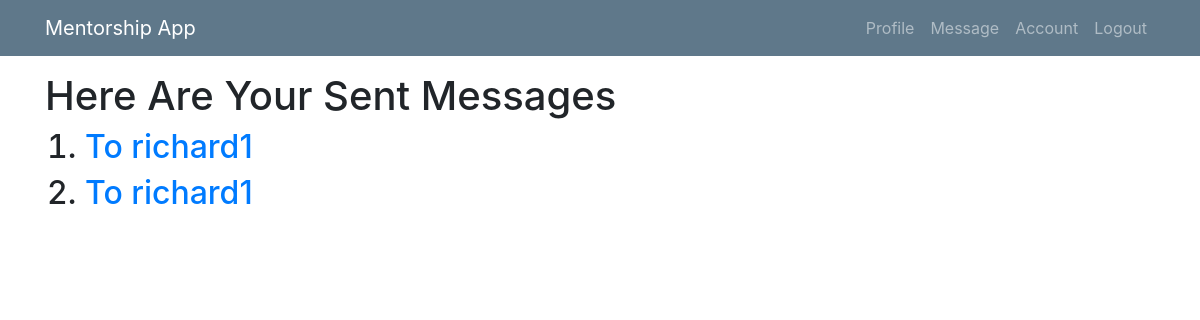
The page /list-message/ (signed in) on the database as committed earlier.
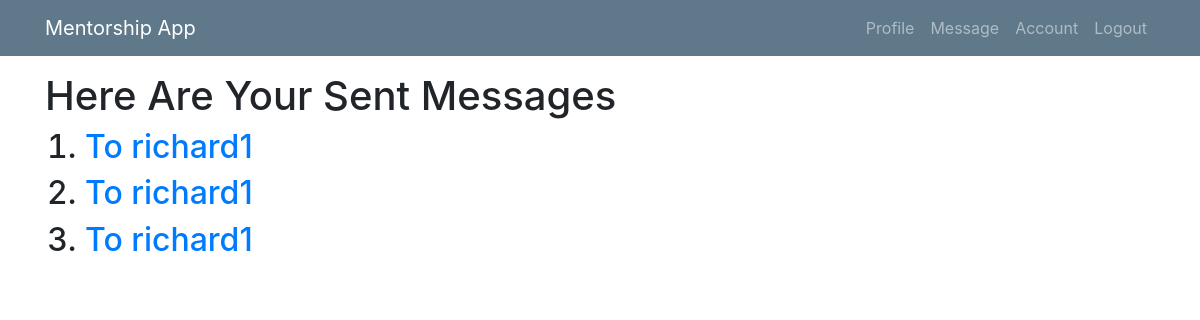
The same page on the database as committed later.
### mentee/models.py (models this page shows, shortened)
class Msg(models.Model):
    sender = models.ForeignKey(User, related_name="sender", on_delete=models.CASCADE, null=True)
    receipient = models.ForeignKey(User, related_name="receipient", on_delete=models.CASCADE)
    msg_content = models.TextField(max_length=100)
    sent_at = models.DateTimeField(null=True, blank=True)
    comment = models.TextField(blank=True, null=True)
    comment_at = models.DateTimeField(blank=True, null=True)
    is_approved = models.BooleanField(default=False, verbose_name="Approve?")
    date_approved = models.DateTimeField(blank=True, null=True)
    objects = UserManager()
    class Meta:
        ordering = ['-sent_at']

class User(AbstractUser):
    is_mentee = models.BooleanField(default=False)
    is_mentor = models.BooleanField(default=False)

### mentee/views/mentee.py (the view)
# urls.py: path('list-message/', mentee.MessageListView.as_view(), name='list'),
class MessageListView(ListView):
    model = Msg
    template_name = 'menti/listmessages.html'
    context_object_name = 'sentmesso'
    def get_queryset(self):
        return self.model.objects.filter(sender=self.request.user)

### mentee/templates/menti/listmessages.html
{% extends 'menti/base.html' %}
{% block content %}
<br><br><br>
<h1>Here Are Your Sent Messages</h1>
     {% if sentmesso %}
  <ol>
      {% for messo in sentmesso %}
      <h2><li><a href="{% url 'sent' pk=messo.pk %}">To {{ messo.receipient }} </a></li></h2>
      {% endfor %}
  </ol>
{% else %}
<p>There Are no sent Messages</p>
{% endif %}
{% endblock %}

Rows that differ between the two databases and show on the page:
added Msg: receipient "richard1"
